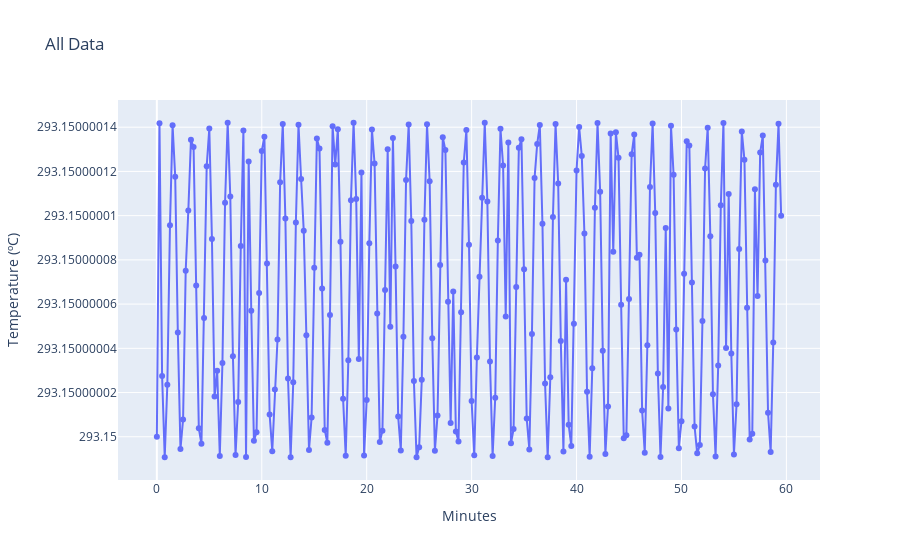

The code cell stored with this chart in its notebook:
### Code cell
# super quick scatter plot 
fig = go.Figure()
fig.add_trace(go.Scatter(x=times, y=sol_vals, mode='lines+markers',))
fig.update_layout(xaxis_title='Minutes',
                  yaxis_title='Temperature (ºC)',
                  title='All Data')

### Figure 1 — Plotly figure (JSON) as saved in the notebook; plotly's stock layout.template omitted (floating-point values rounded to 4 significant figures; data arrays with more than 128 entries replaced by an {"elided": "..."} marker saying what was removed)
{"data": [{"mode": "lines+markers", "type": "scatter", "x": {"elided": "240 float values"}, "y": {"elided": "239 float values"}}], "layout": {"title": {"text": "All Data"}, "xaxis": {"title": {"text": "Minutes"}}, "yaxis": {"title": {"text": "Temperature (ºC)"}}}}
